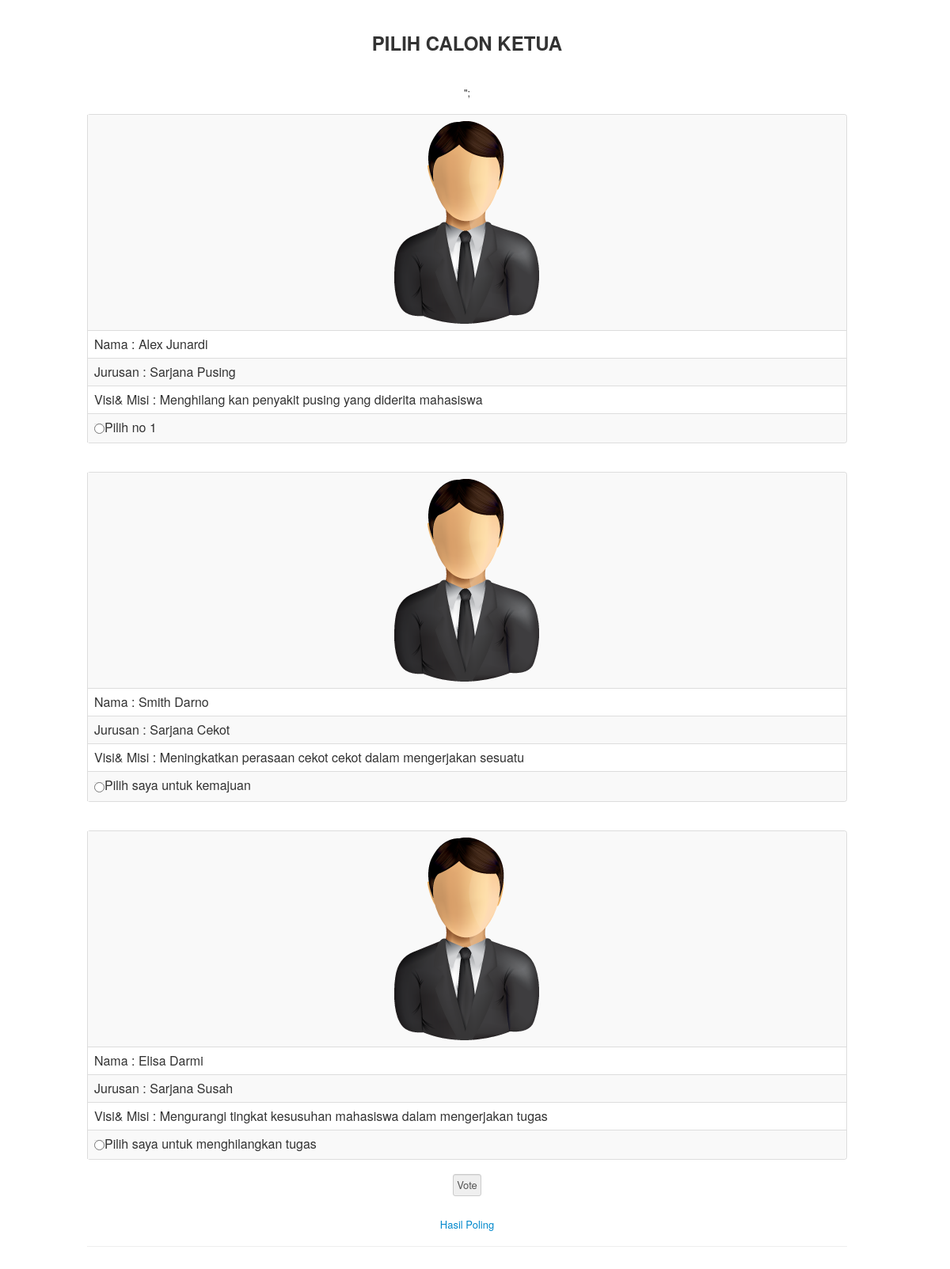
Screenshot of /poling.php with the database file from the repository.
### tables this page shows
CREATE TABLE `poling` (
  `id_poling` int(5) NOT NULL,
  `nama` varchar(15) NOT NULL,
  `Jurusan` varchar(15) NOT NULL,
  `VM` text NOT NULL,
  `pilihan` varchar(100) NOT NULL,
  `rating` int(5) NOT NULL,
  `aktif` enum('Y','N') NOT NULL
);

### poling.php (the view, shortened to what this page needs)
<html>
<head>
<link href="css/bootstrap.min.css" rel="stylesheet">
<link href="css/style.css" rel="stylesheet">
</head>
<body>
<div class="container">
 <div class="row">
          <div class="widget-content"><br><br>
<center><h2><b>PILIH CALON KETUA</b></h2> <br /><br />";
<?php
echo "<form method=POST action='hasil_poling.php'>";
$poling=mysql_query("SELECT * FROM poling WHERE aktif='Y'");
while ($p=mysql_fetch_assoc($poling)){
echo '<table class="table table table-responsive table-bordered table-striped" >';
echo '<tr>';
echo '<td><center><img src="User.png"></center></td>';
echo '</tr>';
echo '<tr>';
echo '<td>Nama : '.$p['nama'].'</center></td>';
echo '</tr>';
echo '<tr>';
echo '<td> Jurusan : '.$p['Jurusan'].'</td>';
echo '</tr>';
echo '<tr>';
echo '<td> Visi& Misi : '.$p['VM'].'</td>';
echo '</tr>';
echo '<tr>';
echo "<td><input type=radio name=pilihan value='$p[id_poling]'/>$p[pilihan]</td>";
echo '</tr></br></table>';
}
echo "<p align=center><input type=submit value=Vote /></p>
      </form>
      <p align=center><a href=hasil_poling.php>Hasil Poling</a></p>
      <hr color=#e0cb91 noshade=noshade /><br />";
	  ?>
	  </div>
	  </div>
	  </div>
</body>
</html>

### rows the page displays
poling: nama "Alex Junardi", Jurusan "Sarjana Pusing", VM "Menghilang kan penyakit pusing yang diderita mahasiswa", pilihan "Pilih no 1"
poling: nama "Smith Darno", Jurusan "Sarjana Cekot", VM "Meningkatkan perasaan cekot cekot dalam mengerjakan sesuatu", pilihan "Pilih saya untuk kemajuan"
poling: nama "Elisa Darmi", Jurusan "Sarjana Susah", VM "Mengurangi tingkat kesusuhan mahasiswa dalam mengerjakan tugas", pilihan "Pilih saya untuk menghilangkan tugas"
